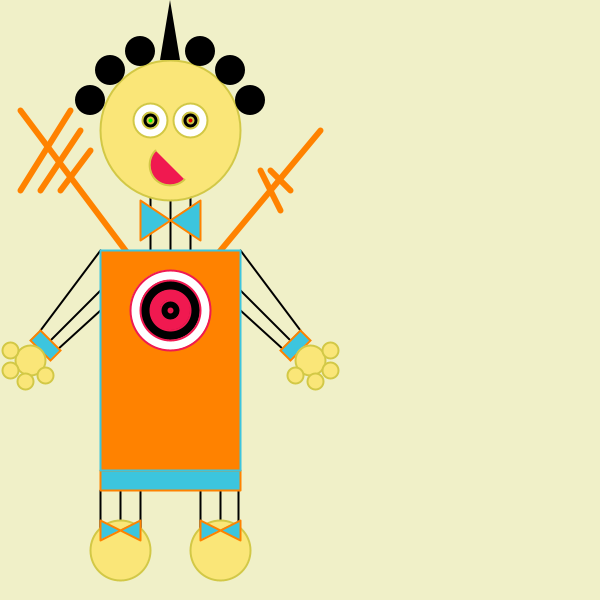
Frame 1 (no input)
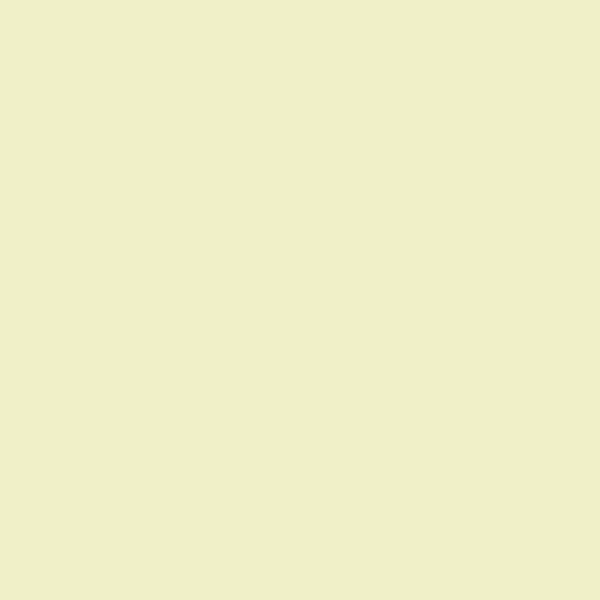
Frame 60 (the mouse pressed at the canvas centre just before this capture)
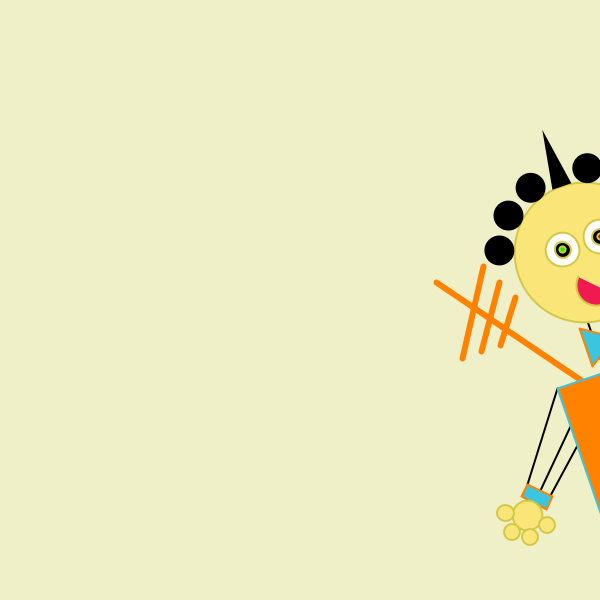
Frame 120 (the mouse held since frame 60 and released just before this capture)

The Processing sketch that drew these frames (run headless with seeded random() and noise(); from frame 60 on, the mouse is pressed at the canvas centre):

// Processing sketch: processing_56025
// ── processing_56025.pde

float angle = 0.0;

void setup() {
  size(600, 600);
}

void draw() {

  smooth();
  strokeWeight(2);
  background(240,240,200);
  ellipseMode(RADIUS);
  
  //float angle = 0.1;
  //translate(mouseX, mouseY);
  rotate(angle);
 angle += 0.05;


  //neck
  fill(0);
  stroke(0);
  line(mouseX +150, mouseY +300, mouseX +150, mouseY +190);
  line(mouseX +170, mouseY +300, mouseX +170, mouseY +190);
  line(mouseX +190, mouseY +300, mouseX +190, mouseY +190);

  //left leg
  stroke(0);
  line(mouseX +100, mouseY +530, mouseX +100, mouseY +490);
  line(mouseX +120, mouseY +530, mouseX +120, mouseY +490);
  line(mouseX +140, mouseY +530, mouseX +140, mouseY +490);

  //right leg
  stroke(0);
  line(mouseX +200, mouseY +530, mouseX +200, mouseY +490);
  line(mouseX +220, mouseY +530, mouseX +220, mouseY +490);
  line(mouseX +238, mouseY +530, mouseX +238, mouseY +490);


  //left arm
  stroke(0);
  line(mouseX +40, mouseY + 330, mouseX +100, mouseY + 250);
  line(mouseX +50, mouseY + 340, mouseX +100, mouseY + 290);
  line(mouseX +56, mouseY + 350, mouseX +100, mouseY + 310);

  stroke(255,130,0);
  fill(60, 197, 222);
  quad(mouseX +40, mouseY + 330, mouseX + 60, mouseY + 350, mouseX + 50, mouseY + 360, mouseX + 30, mouseY + 340);

  //right arm
  stroke(0);
  line(mouseX +300, mouseY + 330, mouseX +240, mouseY + 250);
  line(mouseX +290, mouseY + 340, mouseX +240, mouseY + 290);
  line(mouseX +284, mouseY + 350, mouseX +240, mouseY + 310);

  stroke(255,130,0);
  fill(60, 197, 222);
  quad(mouseX +300, mouseY + 330, mouseX + 280, mouseY + 350, mouseX + 290, mouseY + 360, mouseX + 310, mouseY + 340);
  noStroke();

  // Antennae
  stroke(255,130,0);
  smooth(); 
  strokeWeight(6); 
  strokeJoin(ROUND);
  line(mouseX +170, mouseY + 310, mouseX +20, mouseY +110);
  line(mouseX +170, mouseY + 310, mouseX +320, mouseY +130);

  line(mouseX +70, mouseY +110, mouseX +20, mouseY +190);
  line(mouseX +80, mouseY +130, mouseX +40, mouseY +190);
  line(mouseX +90, mouseY +150, mouseX +60, mouseY +190);

  line(mouseX +260, mouseY +170, mouseX +280, mouseY +210);
  line(mouseX +270, mouseY +170, mouseX +290, mouseY +190);

  strokeWeight(2);

  //body
   stroke(255,130,0);
  fill(60, 197, 222);
  rect(mouseX +100, mouseY +470, 140, 20);
  stroke(60, 197, 222);
  fill(255,130,0);
  rect(mouseX +100, mouseY +250, 140, 220);

  

  //circles
  
  stroke(240,25,80);
  fill(255);
  ellipse(mouseX +170, mouseY +310, 40, 40);
  fill(0);
  ellipse(mouseX +170, mouseY +310, 30, 30);
  fill(240,25,80);
  ellipse(mouseX +170, mouseY +310, 20, 20);
  fill(0);
  ellipse(mouseX +170, mouseY +310, 10, 10);
  fill(240,25,80);
  ellipse(mouseX +170, mouseY +310, 2, 2);
  




  //head
  stroke(210,200,70);
  fill(250,230,120);
  ellipse(mouseX +170,mouseY + 130, 70, 70);

  //eyes

  fill(255); 
  ellipse(mouseX +150, mouseY +120, 17, 17);
  fill(255); 
  ellipse(mouseX +190, mouseY +120, 17, 17);
  fill(0); 
  ellipse(mouseX +150, mouseY +120, 8, 8);
  fill(0); 
  ellipse(mouseX +190, mouseY +120, 8, 8);
  fill(0, 255, 0); 
  ellipse(mouseX +150, mouseY +120, 3, 3);
  fill(225, 0, 0); 
  ellipse(mouseX +190, mouseY +120, 3, 3);


  //smile
  fill(240,25,80);
  arc(mouseX +170, mouseY + 165, 20, 20, QUARTER_PI, PI+QUARTER_PI);


  //hairs
  noStroke();
  fill(0);
  ellipse(mouseX +140, mouseY +51, 15, 15);
  ellipse(mouseX +110, mouseY +70, 15, 15);
  ellipse(mouseX +90, mouseY +100, 15, 15);
  //ellipse(170, 51, 15, 15);
  triangle(mouseX +160, mouseY +60, mouseX +180, mouseY +60, mouseX +170, mouseY +0);
  ellipse(mouseX +200, mouseY +51, 15, 15);
  ellipse(mouseX +230, mouseY +70, 15, 15);
  ellipse(mouseX +250, mouseY +100, 15, 15);

  //hands
  stroke(210,200,70);
  fill(250,230,120);
  ellipse(mouseX +30, mouseY +360, 15, 15);
  ellipse(mouseX +10, mouseY +350, 8, 8);
  ellipse(mouseX +10, mouseY +370, 8, 8);
  ellipse(mouseX +25, mouseY +381, 8, 8);
  ellipse(mouseX +45, mouseY +375, 8, 8);

  ellipse(mouseX +310, mouseY +360, 15, 15);
  ellipse(mouseX +330, mouseY +350, 8, 8);
  ellipse(mouseX +330, mouseY +370, 8, 8);
  ellipse(mouseX +315, mouseY +381, 8, 8);
  ellipse(mouseX +295, mouseY +375, 8, 8);

  //feets
  stroke(210,200,70);
  fill(250,230,120);
  ellipse(mouseX +120, mouseY +550, 30, 30);
  ellipse(mouseX +220, mouseY +550, 30, 30);

  //lace
  stroke(255,130,0);
  fill(60, 197, 222);
  quad(mouseX +100, mouseY +520, mouseX +140, mouseY +540, mouseX +140, mouseY +520, mouseX +100, mouseY +540);
  quad(mouseX +200, mouseY +520, mouseX +240, mouseY +540, mouseX +240, mouseY +520, mouseX +200, mouseY +540);

  //bow
  stroke(255,130,0);
  fill(60, 197, 222);
  quad(mouseX +140, mouseY +200, mouseX +200, mouseY +240, mouseX +200, mouseY +200, mouseX +140, mouseY +240);
}
